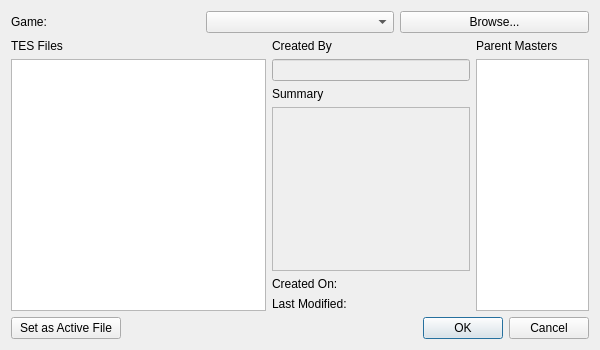
<?xml version="1.0" encoding="UTF-8"?>
<ui version="4.0">
 <class>datadialog</class>
 <widget class="QDialog" name="datadialog">
  <property name="windowModality">
   <enum>Qt::ApplicationModal</enum>
  </property>
  <property name="geometry">
   <rect>
    <x>0</x>
    <y>0</y>
    <width>600</width>
    <height>350</height>
   </rect>
  </property>
  <property name="windowTitle">
   <string>Data</string>
  </property>
  <property name="modal">
   <bool>true</bool>
  </property>
  <layout class="QVBoxLayout" name="verticalLayout_outer">
   <item>
    <layout class="QHBoxLayout" name="horizontalLayout_top">
     <item>
      <widget class="QLabel" name="label_game">
       <property name="text">
        <string>Game:</string>
       </property>
      </widget>
     </item>
     <item>
      <widget class="QComboBox" name="gameSelector"/>
     </item>
     <item>
      <widget class="QPushButton" name="browseButton">
       <property name="text">
        <string>Browse...</string>
       </property>
      </widget>
     </item>
    </layout>
   </item>
   <item>
    <layout class="QHBoxLayout" name="horizontalLayout_4" stretch="45,35,20">
     <item>
      <layout class="QVBoxLayout" name="verticalLayout_2">
       <item>
        <widget class="QLabel" name="label">
         <property name="text">
          <string>TES Files</string>
         </property>
        </widget>
       </item>
       <item>
        <widget class="QTableView" name="dataTableView"/>
       </item>
      </layout>
     </item>
     <item>
      <layout class="QVBoxLayout" name="verticalLayout_4">
       <item>
        <widget class="QLabel" name="label_2">
         <property name="text">
          <string>Created By</string>
         </property>
        </widget>
       </item>
       <item>
        <widget class="QLineEdit" name="authorLineEdit">
         <property name="enabled">
          <bool>false</bool>
         </property>
        </widget>
       </item>
       <item>
        <widget class="QLabel" name="label_3">
         <property name="text">
          <string>Summary</string>
         </property>
        </widget>
       </item>
       <item>
        <widget class="QPlainTextEdit" name="descriptionTextEdit">
         <property name="enabled">
          <bool>false</bool>
         </property>
        </widget>
       </item>
       <item>
        <layout class="QVBoxLayout" name="verticalLayout_6">
         <item>
          <widget class="QLabel" name="createdLabel">
           <property name="text">
            <string>Created On:</string>
           </property>
          </widget>
         </item>
         <item>
          <widget class="QLabel" name="modifiedLabel">
           <property name="text">
            <string>Last Modified:</string>
           </property>
          </widget>
         </item>
        </layout>
       </item>
      </layout>
     </item>
     <item>
      <layout class="QVBoxLayout" name="verticalLayout_1" stretch="0,0,0">
       <item>
        <widget class="QLabel" name="label_4">
         <property name="text">
          <string>Parent Masters</string>
         </property>
        </widget>
       </item>
       <item>
        <widget class="QListView" name="mastersListView"/>
       </item>
      </layout>
     </item>
    </layout>
   </item>
   <item>
    <layout class="QHBoxLayout" name="horizontalLayout">
     <item>
      <widget class="QPushButton" name="activeButton">
       <property name="sizePolicy">
        <sizepolicy hsizetype="Fixed" vsizetype="Fixed">
         <horstretch>0</horstretch>
         <verstretch>0</verstretch>
        </sizepolicy>
       </property>
       <property name="minimumSize">
        <size>
         <width>110</width>
         <height>0</height>
        </size>
       </property>
       <property name="text">
        <string>Set as Active File</string>
       </property>
      </widget>
     </item>
     <item>
      <widget class="QDialogButtonBox" name="buttonBox">
       <property name="orientation">
        <enum>Qt::Horizontal</enum>
       </property>
       <property name="standardButtons">
        <set>QDialogButtonBox::Cancel|QDialogButtonBox::Ok</set>
       </property>
      </widget>
     </item>
    </layout>
   </item>
  </layout>
 </widget>
 <resources/>
 <connections>
  <connection>
   <sender>buttonBox</sender>
   <signal>accepted()</signal>
   <receiver>datadialog</receiver>
   <slot>accept()</slot>
   <hints>
    <hint type="sourcelabel">
     <x>248</x>
     <y>254</y>
    </hint>
    <hint type="destinationlabel">
     <x>157</x>
     <y>274</y>
    </hint>
   </hints>
  </connection>
  <connection>
   <sender>buttonBox</sender>
   <signal>rejected()</signal>
   <receiver>datadialog</receiver>
   <slot>reject()</slot>
   <hints>
    <hint type="sourcelabel">
     <x>316</x>
     <y>260</y>
    </hint>
    <hint type="destinationlabel">
     <x>286</x>
     <y>274</y>
    </hint>
   </hints>
  </connection>
 </connections>
</ui>
